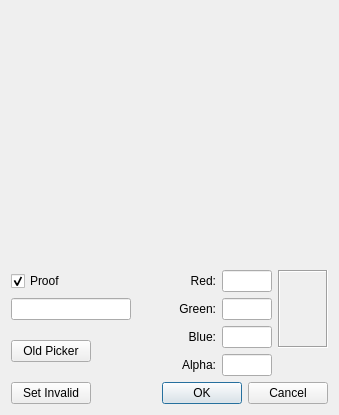
<ui version="4.0" >
 <class>MyColorPickerClass</class>
 <widget class="QDialog" name="MyColorPickerClass" >
  <property name="geometry" >
   <rect>
    <x>0</x>
    <y>0</y>
    <width>339</width>
    <height>415</height>
   </rect>
  </property>
  <property name="windowTitle" >
   <string>MyColorPicker</string>
  </property>
  <layout class="QVBoxLayout" name="verticalLayout" >
   <item>
    <widget class="QtColorTriangle" native="1" name="colortriangle" >
     <property name="sizePolicy" >
      <sizepolicy vsizetype="Expanding" hsizetype="Expanding" >
       <horstretch>0</horstretch>
       <verstretch>0</verstretch>
      </sizepolicy>
     </property>
    </widget>
   </item>
   <item>
    <layout class="QGridLayout" name="gridLayout" >
     <item row="0" column="7" >
      <widget class="QLineEdit" name="redEdit" >
       <property name="maximumSize" >
        <size>
         <width>50</width>
         <height>16777215</height>
        </size>
       </property>
      </widget>
     </item>
     <item row="1" column="7" >
      <widget class="QLineEdit" name="greenEdit" >
       <property name="maximumSize" >
        <size>
         <width>50</width>
         <height>16777215</height>
        </size>
       </property>
      </widget>
     </item>
     <item row="2" column="7" >
      <widget class="QLineEdit" name="blueEdit" >
       <property name="maximumSize" >
        <size>
         <width>50</width>
         <height>16777215</height>
        </size>
       </property>
      </widget>
     </item>
     <item row="0" column="6" >
      <widget class="QLabel" name="label" >
       <property name="text" >
        <string>Red:</string>
       </property>
       <property name="alignment" >
        <set>Qt::AlignRight|Qt::AlignTrailing|Qt::AlignVCenter</set>
       </property>
      </widget>
     </item>
     <item row="1" column="6" >
      <widget class="QLabel" name="label_2" >
       <property name="text" >
        <string>Green:</string>
       </property>
       <property name="alignment" >
        <set>Qt::AlignRight|Qt::AlignTrailing|Qt::AlignVCenter</set>
       </property>
      </widget>
     </item>
     <item row="2" column="6" >
      <widget class="QLabel" name="label_3" >
       <property name="text" >
        <string>Blue:</string>
       </property>
       <property name="alignment" >
        <set>Qt::AlignRight|Qt::AlignTrailing|Qt::AlignVCenter</set>
       </property>
      </widget>
     </item>
     <item rowspan="3" row="0" column="8" >
      <widget class="QLabel" name="viewCol" >
       <property name="minimumSize" >
        <size>
         <width>50</width>
         <height>0</height>
        </size>
       </property>
       <property name="frameShape" >
        <enum>QFrame::Box</enum>
       </property>
       <property name="frameShadow" >
        <enum>QFrame::Sunken</enum>
       </property>
      </widget>
     </item>
     <item row="1" column="1" >
      <widget class="QLineEdit" name="htmlColEdit" />
     </item>
     <item row="2" column="5" >
      <spacer name="horizontalSpacer" >
       <property name="orientation" >
        <enum>Qt::Horizontal</enum>
       </property>
       <property name="sizeHint" stdset="0" >
        <size>
         <width>40</width>
         <height>20</height>
        </size>
       </property>
      </spacer>
     </item>
     <item rowspan="2" row="2" column="1" >
      <layout class="QHBoxLayout" name="horizontalLayout" >
       <property name="spacing" >
        <number>0</number>
       </property>
       <item>
        <widget class="QPushButton" name="oldBut" >
         <property name="text" >
          <string>Old Picker</string>
         </property>
        </widget>
       </item>
       <item>
        <spacer name="horizontalSpacer_2" >
         <property name="orientation" >
          <enum>Qt::Horizontal</enum>
         </property>
         <property name="sizeHint" stdset="0" >
          <size>
           <width>40</width>
           <height>20</height>
          </size>
         </property>
        </spacer>
       </item>
      </layout>
     </item>
     <item row="0" column="1" >
      <widget class="QCheckBox" name="proofCheck" >
       <property name="text" >
        <string>Proof</string>
       </property>
       <property name="checked" >
        <bool>true</bool>
       </property>
      </widget>
     </item>
     <item row="3" column="7" >
      <widget class="QLineEdit" name="alphaEdit" >
       <property name="maximumSize" >
        <size>
         <width>50</width>
         <height>16777215</height>
        </size>
       </property>
      </widget>
     </item>
     <item row="3" column="6" >
      <widget class="QLabel" name="label_4" >
       <property name="text" >
        <string>Alpha:</string>
       </property>
       <property name="alignment" >
        <set>Qt::AlignCenter|Qt::AlignHCenter|Qt::AlignLeading|Qt::AlignLeft|Qt::AlignRight|Qt::AlignTrailing|Qt::AlignVCenter</set>
       </property>
      </widget>
     </item>
    </layout>
   </item>
   <item>
    <layout class="QHBoxLayout" name="horizontalLayout_2" >
     <item>
      <widget class="QPushButton" name="invalidBot" >
       <property name="text" >
        <string>Set Invalid</string>
       </property>
      </widget>
     </item>
     <item>
      <widget class="QDialogButtonBox" name="buttonBox" >
       <property name="orientation" >
        <enum>Qt::Horizontal</enum>
       </property>
       <property name="standardButtons" >
        <set>QDialogButtonBox::Cancel|QDialogButtonBox::Ok</set>
       </property>
      </widget>
     </item>
    </layout>
   </item>
  </layout>
 </widget>
 <layoutdefault spacing="6" margin="11" />
 <customwidgets>
  <customwidget>
   <class>QtColorTriangle</class>
   <extends>QWidget</extends>
   <header>src/MyLib/QtAdd/qtcolortriangle.h</header>
  </customwidget>
 </customwidgets>
 <resources/>
 <connections/>
</ui>
